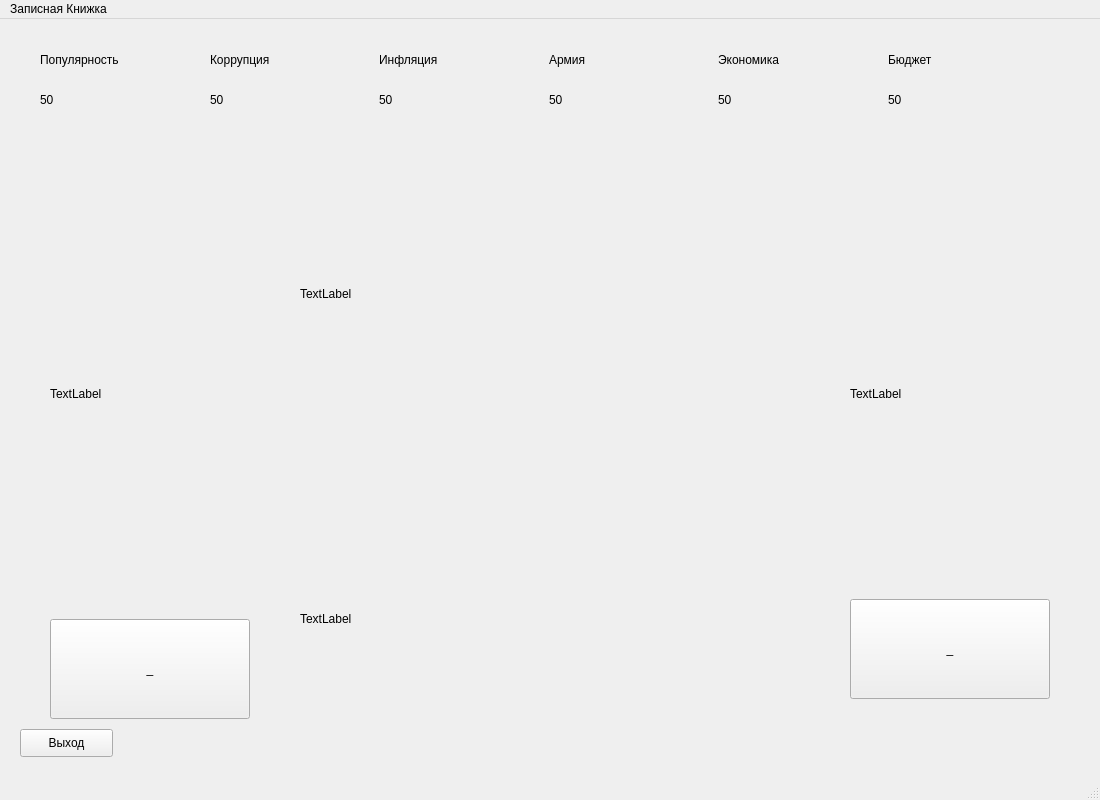
<?xml version="1.0" encoding="UTF-8"?>
<ui version="4.0">
 <class>window</class>
 <widget class="QMainWindow" name="window">
  <property name="geometry">
   <rect>
    <x>0</x>
    <y>0</y>
    <width>1100</width>
    <height>800</height>
   </rect>
  </property>
  <property name="minimumSize">
   <size>
    <width>500</width>
    <height>600</height>
   </size>
  </property>
  <property name="maximumSize">
   <size>
    <width>5000</width>
    <height>5000</height>
   </size>
  </property>
  <property name="windowTitle">
   <string>MainWindow</string>
  </property>
  <widget class="QWidget" name="centralwidget">
   <widget class="QPushButton" name="bt_1">
    <property name="geometry">
     <rect>
      <x>50</x>
      <y>600</y>
      <width>200</width>
      <height>100</height>
     </rect>
    </property>
    <property name="text">
     <string>_</string>
    </property>
   </widget>
   <widget class="QPushButton" name="bt_2">
    <property name="geometry">
     <rect>
      <x>850</x>
      <y>580</y>
      <width>200</width>
      <height>100</height>
     </rect>
    </property>
    <property name="text">
     <string>_</string>
    </property>
   </widget>
   <widget class="QLabel" name="label">
    <property name="geometry">
     <rect>
      <x>300</x>
      <y>500</y>
      <width>500</width>
      <height>200</height>
     </rect>
    </property>
    <property name="text">
     <string>TextLabel</string>
    </property>
    <property name="wordWrap">
     <bool>true</bool>
    </property>
   </widget>
   <widget class="QWidget" name="horizontalLayoutWidget">
    <property name="geometry">
     <rect>
      <x>40</x>
      <y>60</y>
      <width>1011</width>
      <height>41</height>
     </rect>
    </property>
    <layout class="QHBoxLayout" name="horizontalLayout">
     <item>
      <widget class="QLabel" name="lb_1">
       <property name="text">
        <string>50</string>
       </property>
      </widget>
     </item>
     <item>
      <widget class="QLabel" name="lb_2">
       <property name="text">
        <string>50</string>
       </property>
      </widget>
     </item>
     <item>
      <widget class="QLabel" name="lb_3">
       <property name="text">
        <string>50</string>
       </property>
      </widget>
     </item>
     <item>
      <widget class="QLabel" name="lb_4">
       <property name="text">
        <string>50</string>
       </property>
      </widget>
     </item>
     <item>
      <widget class="QLabel" name="lb_5">
       <property name="text">
        <string>50</string>
       </property>
      </widget>
     </item>
     <item>
      <widget class="QLabel" name="lb_6">
       <property name="text">
        <string>50</string>
       </property>
      </widget>
     </item>
    </layout>
   </widget>
   <widget class="QWidget" name="horizontalLayoutWidget_2">
    <property name="geometry">
     <rect>
      <x>40</x>
      <y>20</y>
      <width>1011</width>
      <height>41</height>
     </rect>
    </property>
    <layout class="QHBoxLayout" name="horizontalLayout_2">
     <item>
      <widget class="QLabel" name="l_1">
       <property name="text">
        <string>Популярность</string>
       </property>
      </widget>
     </item>
     <item>
      <widget class="QLabel" name="l_2">
       <property name="text">
        <string>Коррупция</string>
       </property>
      </widget>
     </item>
     <item>
      <widget class="QLabel" name="l_3">
       <property name="text">
        <string>Инфляция</string>
       </property>
      </widget>
     </item>
     <item>
      <widget class="QLabel" name="l_4">
       <property name="text">
        <string>Армия</string>
       </property>
      </widget>
     </item>
     <item>
      <widget class="QLabel" name="l_5">
       <property name="text">
        <string>Экономика</string>
       </property>
      </widget>
     </item>
     <item>
      <widget class="QLabel" name="l_6">
       <property name="text">
        <string>Бюджет</string>
       </property>
      </widget>
     </item>
    </layout>
   </widget>
   <widget class="QLabel" name="picture">
    <property name="geometry">
     <rect>
      <x>300</x>
      <y>125</y>
      <width>500</width>
      <height>300</height>
     </rect>
    </property>
    <property name="text">
     <string>TextLabel</string>
    </property>
   </widget>
   <widget class="QLabel" name="label_2">
    <property name="geometry">
     <rect>
      <x>50</x>
      <y>200</y>
      <width>200</width>
      <height>350</height>
     </rect>
    </property>
    <property name="text">
     <string>TextLabel</string>
    </property>
    <property name="wordWrap">
     <bool>true</bool>
    </property>
   </widget>
   <widget class="QLabel" name="label_3">
    <property name="geometry">
     <rect>
      <x>850</x>
      <y>200</y>
      <width>200</width>
      <height>350</height>
     </rect>
    </property>
    <property name="text">
     <string>TextLabel</string>
    </property>
    <property name="wordWrap">
     <bool>true</bool>
    </property>
   </widget>
   <widget class="QPushButton" name="_exit">
    <property name="geometry">
     <rect>
      <x>20</x>
      <y>710</y>
      <width>93</width>
      <height>28</height>
     </rect>
    </property>
    <property name="text">
     <string>Выход</string>
    </property>
   </widget>
  </widget>
  <widget class="QMenuBar" name="menubar">
   <property name="geometry">
    <rect>
     <x>0</x>
     <y>0</y>
     <width>1100</width>
     <height>26</height>
    </rect>
   </property>
   <widget class="QMenu" name="menuFlag">
    <property name="title">
     <string>Записная Книжка</string>
    </property>
   </widget>
   <addaction name="menuFlag"/>
  </widget>
  <widget class="QStatusBar" name="statusbar"/>
 </widget>
 <resources/>
 <connections/>
</ui>
